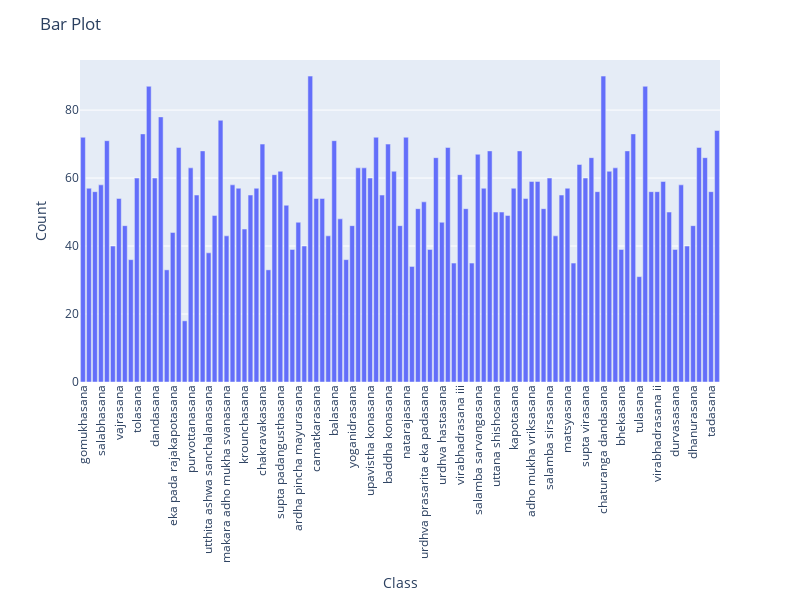

The notebook cell saved with this chart:
### Code cell
import plotly.express as px

fig = px.bar(DF, x='class', y='count')

fig.update_layout(
    xaxis_tickangle=-90,
    title="Bar Plot",
    xaxis_title="Class",
    yaxis_title="Count",
    width=800,
    height=600
)

fig.show()

### Figure 1 — Plotly figure (JSON) as saved in the notebook; plotly's stock layout.template omitted (floating-point values rounded to 4 significant figures)
{"data": [{"alignmentgroup": "True", "hovertemplate": "class=%{x}<br>count=%{y}<extra></extra>", "legendgroup": "", "marker": {"color": "#636efa", "pattern": {"shape": ""}}, "name": "", "offsetgroup": "", "orientation": "v", "showlegend": false, "textposition": "auto", "type": "bar", "x": ["gomukhasana", "makarasana", "parsva bakasana", "salabhasana", "supta baddha konasana", "kurmasana", "vajrasana", "bhairavasana", "garbha pindasana", "tolasana", "utkatasana", "ustrasana", "dandasana", "garudasana", "agnistambhasana", "eka pada rajakapotasana", "utthita trikonasana", "padangusthasana", "purvottanasana", "dwi pada viparita dandasana", "padmasana", "utthita ashwa sanchalanasana", "marichyasana i", "bakasana", "makara adho mukha svanasana", "setu bandha sarvangasana", "savasana", "krounchasana", "eka pada rajakapotasana ii", "phalakasana", "chakravakasana", "marichyasana iii", "bhujapidasana", "supta padangusthasana", "ardha chandrasana", "parivrtta janu sirsasana", "ardha pincha mayurasana", "ardha bhekasana", "ardha matsyendrasana", "camatkarasana", "supta matsyendrasana", "anantasana", "balasana", "janu sirsasana", "lolasana", "yoganidrasana", "utthita parsvakonasana", "uttanasana", "upavistha konasana", "astavakrasana", "salamba bhujangasana", "baddha konasana", "vriksasana", "marjaryasana", "natarajasana", "ashtanga namaskara", "eka pada koundinyanasana i", "urdhva prasarita eka padasana", "ganda bherundasana", "prasarita padottanasana", "urdhva hastasana", "adho mukha svanasana", "hanumanasana", "virabhadrasana iii", "vrischikasana", "pincha mayurasana", "salamba sarvangasana", "tittibhasana", "paripurna navasana", "uttana shishosana", "sukhasana", "simhasana", "kapotasana", "malasana", "bharadvajasana i", "adho mukha vriksasana", "utthita hasta padangustasana", "mayurasana", "salamba sirsasana", "parighasana", "virabhadrasana i", "matsyasana", "parsvottanasana", "anjaneyasana", "supta virasana", "ardha uttanasana", "paschimottanasana", "chaturanga dandasana", "parivrtta trikonasana", "urdhva mukha svanasana", "bhekasana", "urdhva dhanurasana", "bhujangasana", "tulasana", "bitilasana", "pasasana", "virabhadrasana ii", "ananda balasana", "virasana", "durvasasana", "eka pada koundinyanasana ii", "parivrtta parsvakonasana", "dhanurasana", "viparita karani", "halasana", "tadasana", "vasisthasana"], "xaxis": "x", "y": [72, 57, 56, 58, 71, 40, 54, 46, 36, 60, 73, 87, 60, 78, 33, 44, 69, 18, 63, 55, 68, 38, 49, 77, 43, 58, 57, 45, 55, 57, 70, 33, 61, 62, 52, 39, 47, 40, 90, 54, 54, 43, 71, 48, 36, 46, 63, 63, 60, 72, 55, 70, 62, 46, 72, 34, 51, 53, 39, 66, 47, 69, 35, 61, 51, 35, 67, 57, 68, 50, 50, 49, 57, 68, 54, 59, 59, 51, 60, 43, 55, 57, 35, 64, 60, 66, 56, 90, 62, 63, 39, 68, 73, 31, 87, 56, 56, 59, 50, 39, 58, 40, 46, 69, 66, 56, 74], "yaxis": "y"}], "layout": {"barmode": "relative", "height": 600, "legend": {"tracegroupgap": 0}, "margin": {"t": 60}, "title": {"text": "Bar Plot"}, "width": 800, "xaxis": {"anchor": "y", "domain": [0, 1], "tickangle": -90, "title": {"text": "Class"}}, "yaxis": {"anchor": "x", "domain": [0, 1], "title": {"text": "Count"}}}}
